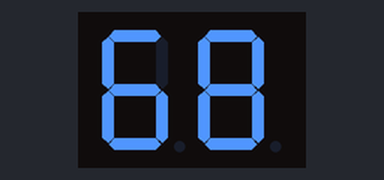
Bench run of a sketch on a simulated Arduino Uno, built with avr-gcc and run on an emulated ATmega328P. On the bench: 2-digit seven-segment display. Wiring (inferred from the names in the program): 2-digit 7-segment display, segments lit when HIGH: segments pin 2, pin 3, pin 4, pin 5, pin 6, pin 7, pin 8; digit selects pin 11, pin 12. The segment pins are drawn as the display they are named for.

Above: at 0.1 s.
At 1.1 s:
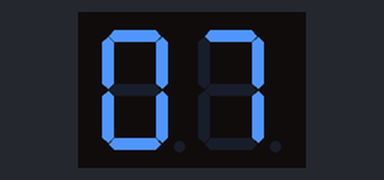
At 2.1 s:
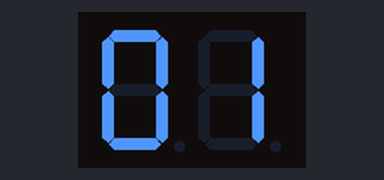
At 3.1 s:
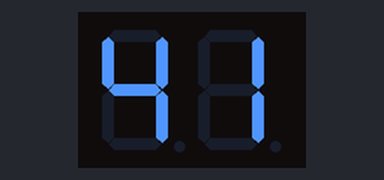

Measured:
- by itself, everything shown: repeats every 4.0 s, in 4 steps
- what the display in image 0 shows lasts 1.1 s, from 0.0 s to 1.1 s

The sketch:

7segment_2.ino
```cpp
#include <stdlib.h>
#include <string.h>

const int segments[] = {2, 3, 4, 5, 6, 7, 8}; // Segment pins a-g
const int leftSegment = 11, rightSegment = 12;

// Digit segment patterns (0-9)
const int digitPatterns[][7] = {
  {1, 1, 1, 1, 1, 1, 0}, // 0
  {0, 1, 1, 0, 0, 0, 0}, // 1
  {1, 1, 0, 1, 1, 0, 1}, // 2
  {1, 1, 1, 1, 0, 0, 1}, // 3
  {0, 1, 1, 0, 0, 1, 1}, // 4
  {1, 0, 1, 1, 0, 1, 1}, // 5
  {1, 0, 1, 1, 1, 1, 1}, // 6
  {1, 1, 1, 0, 0, 0, 0}, // 7
  {1, 1, 1, 1, 1, 1, 1}, // 8
  {1, 1, 1, 1, 0, 1, 1}  // 9
};

const char text[] = "68070141";

void setup() {
  Serial.begin(9600);
  for (int i = 0; i < 7; i++) {
    pinMode(segments[i], OUTPUT);
  }
  pinMode(leftSegment, OUTPUT);
  pinMode(rightSegment, OUTPUT);
}

void loop() {
  for (int i = 0; i < strlen(text); i += 2) {
    int digit1 = text[i] - '0', digit2 = text[i + 1] - '0';
    showTwoDigits(digit1, digit2);
  }
}

void showTwoDigits(int digit1, int digit2) {
  unsigned long startTime = millis();
  while (millis() - startTime < 1000) {
    displayDigit(digit1, rightSegment);
    delay(5);
    displayDigit(digit2, leftSegment);
    delay(5);
  }
}

void displayDigit(int digit, int activeSegment) {
  digitalWrite(leftSegment, activeSegment == leftSegment ? HIGH : LOW);
  digitalWrite(rightSegment, activeSegment == rightSegment ? HIGH : LOW);

  for (int i = 0; i < 7; i++) {
    digitalWrite(segments[i], digitPatterns[digit][i] ? HIGH : LOW);
  }
}
```
